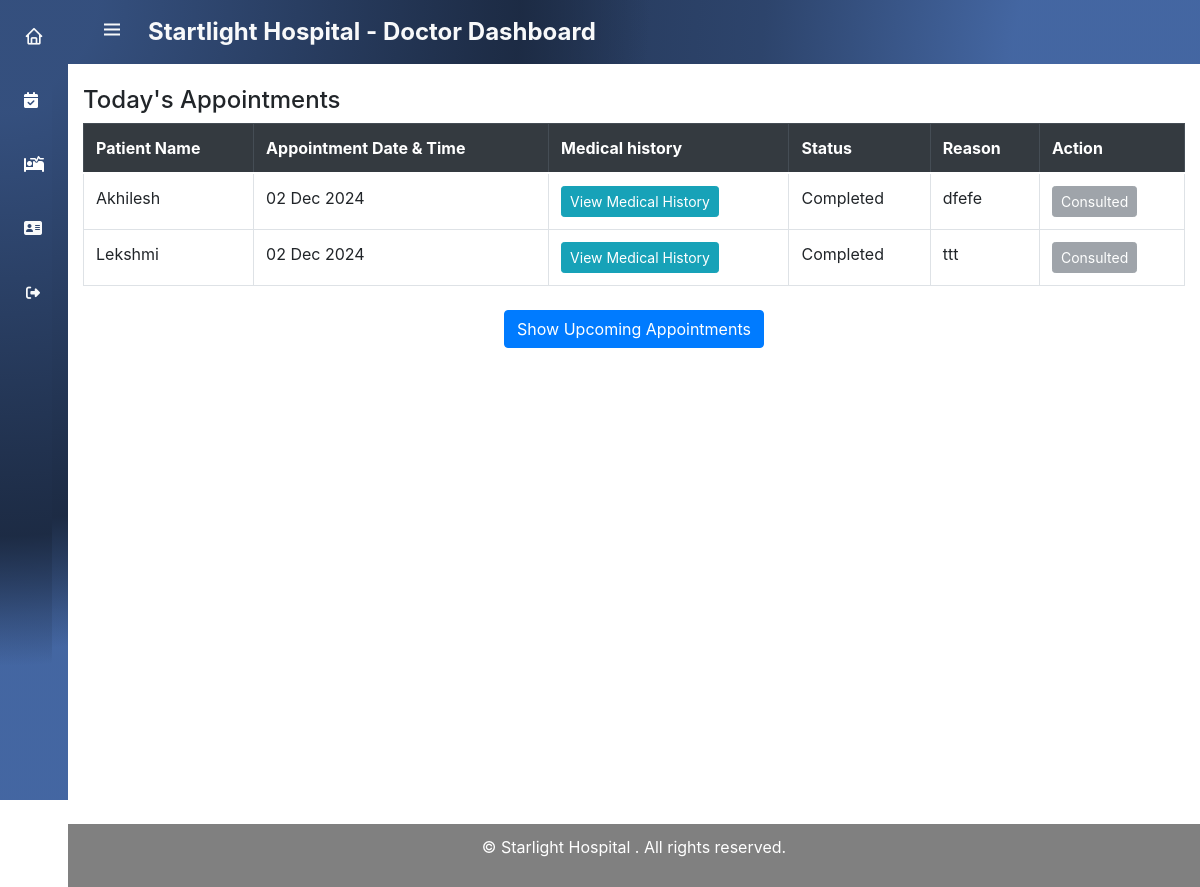
Page /hospital/doctor/appointments (signed in) on the committed database.
### hospital_app/models.py (models this page shows, shortened)
class Appointment(models.Model):
    patient = models.ForeignKey(Patient, on_delete=models.CASCADE)
    doctor = models.ForeignKey(Doctor, on_delete=models.CASCADE)
    appointment_date = models.DateTimeField()
    status = models.CharField(max_length=20, choices=[
        ('Scheduled', 'Scheduled'),
        ('Rescheduled', 'Rescheduled'),
        ('Cancelled', 'Cancelled'),
        ('Completed', 'Completed')
    ], default='Scheduled')
    reason = models.TextField(null=True, blank=True)

class Patient(models.Model):
    user_profile = models.OneToOneField(UserProfile, on_delete=models.CASCADE)
    address=models.CharField(max_length=22225,null=True)
    gender = models.CharField(max_length=5,null=True)
    is_inpatient = models.BooleanField(default=False)  # Categorize as inpatient or outpatient
    patient_id = models.CharField(max_length=15, unique=True, null=True, blank=True)

class UserProfile(models.Model):
    ROLE_CHOICES = [
        ('Doctor', 'Doctor'),
        ('Patient', 'Patient'),
        ('Receptionist', 'Receptionist'),
        ('Pharmacist', 'Pharmacist'),
    ]
    user = models.OneToOneField(User, on_delete=models.CASCADE)
    role = models.CharField(max_length=15, choices=ROLE_CHOICES)
    soft_deletion = models.BooleanField(default=False)

### hospital_app/views.py (the view)
# urls.py: path('hospital/doctor/appointments',views.doctor_appointments,name='doctor_appointments'),
@login_required(login_url='hospital_loginpage')
def doctor_appointments(request):
    user = request.user.id
    today = now().date()
    doctor = Doctor.objects.get(user_profile__user_id=user)
    today_appointments = Appointment.objects.filter(doctor=doctor,appointment_date__date=today, status__in=['Scheduled', 'Rescheduled','Completed'])
    upcoming_appointments = Appointment.objects.filter(doctor=doctor, appointment_date__date__gt=today,status__in=['Scheduled', 'Rescheduled'])
    room_types = RoomType.objects.all()
    prescriptions = Prescription.objects.all()
    return render(request,'doctor/doctor_appointments.html',{'doctor':doctor,'today_appointments':today_appointments,'upcoming_appointments':upcoming_appointments,'room_types':room_types,'prescriptions':prescriptions})

### templates/doctor/doctor_appointments.html (shortened to what this page needs)
{% extends 'doctor/doctor_navbar.html' %}
{% block content %}
{% load static %}
<link href="https://cdn.jsdelivr.net/npm/bootstrap@4.6.2/dist/css/bootstrap.min.css" rel="stylesheet">
<div class="container mt-4" style="min-height: 100vh;">
    <h2 class="text-center">Doctor Appointments</h2>
    <div class="mt-4">
        <h4>Today's Appointments</h4>
        <table class="table table-bordered table-hover">
            <thead class="thead-dark">
                <tr>
                    <th>Patient Name</th>
                    <th>Appointment Date & Time</th>
                    <th>Medical history</th>
                    <th>Status</th>
                    <th>Reason</th>
                    <th>Action</th>
                </tr>
            </thead>
            <tbody>
                {% for appointment in today_appointments %}
                    <tr>
                        <td>{{ appointment.patient.user_profile.user.username }}</td>
                        <td>{{ appointment.appointment_date|date:"d M Y" }}</td>
                        <td>
                            <a href="{% url 'doctor_view_medical_history' appointment.id %}">
                            <button type="button" class="btn btn-info btn-sm view-history-btn">
                                View Medical History
                            </button></a>
                        </td>
                        <td>{{ appointment.status }}</td>
                        <td>{{ appointment.reason|default:"N/A" }}</td>
                        <td>
                            {% if appointment.status in "Scheduled Rescheduled" %}
                                <button type="button" class="btn btn-success btn-sm start-consultation-btn"
                                    data-bs-toggle="modal"
                                    data-bs-target="#consultationModal"
                                    data-patient="{{ appointment.patient.user_profile.user.username }}"
                                    data-appointment-id="{{ appointment.id }}">
                                    Start Consulting
                                </button>
                            {% elif appointment.status == "Completed" %}
                                <button type="button" class="btn btn-secondary btn-sm" disabled>
                                    Consulted
                                </button>
                            {% endif %}
                        </td>
                    </tr>
                {% empty %}
                    <tr>
                        <td colspan="5" class="text-center">No Appointments for Today</td>
                    </tr>
                {% endfor %}
            </tbody>
        </table>
    </div>
    <div class="text-center mt-4">
        <button type="button" class="btn btn-primary" data-bs-toggle="modal" data-bs-target="#upcomingAppointmentsModal">
            Show Upcoming Appointments
        </button>
    </div>
</div>
{% endblock %}

### templates/doctor/doctor_navbar.html (style rules this page uses)
:root { --header-height: 3rem;--nav-width: 68px;--first-color: white;--first-color-light: #fafafa; --white-color: #F7F6FB;--body-font: 'Nunito', sans-serif;--normal-font-size: 1rem;--z-fixed: 100 }
body { position: relative; margin: var(--header-height) 0 0 0; padding: 0 ; font-family: var(--body-font); font-size: var(--normal-font-size); transition: .5s }
a { text-decoration: none }
@media screen and (min-width: 768px) { body { margin: calc(var(--header-height) + 1rem) 0 0 0; padding-left: calc(var(--nav-width) ) } }

### rows in the picture
Appointment: patient.user_profile.user.username "Akhilesh", appointment_date "02 Dec 2024", status "Completed", reason "dfefe", shows "Consulted"
Appointment: patient.user_profile.user.username "Lekshmi", appointment_date "02 Dec 2024", status "Completed", reason "ttt", shows "Consulted"
